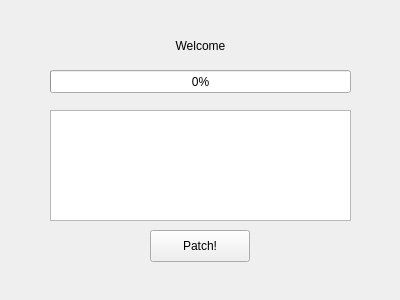
<?xml version="1.0" encoding="UTF-8"?>
<ui version="4.0">
 <class>MainWindow</class>
 <widget class="QMainWindow" name="MainWindow">
  <property name="geometry">
   <rect>
    <x>0</x>
    <y>0</y>
    <width>400</width>
    <height>300</height>
   </rect>
  </property>
  <property name="font">
   <font>
    <family>Arial</family>
   </font>
  </property>
  <property name="windowTitle">
   <string>Uninstall Tool Patcher</string>
  </property>
  <property name="locale">
   <locale language="English" country="UnitedStates"/>
  </property>
  <widget class="QWidget" name="centralwidget">
   <widget class="QLabel" name="label">
    <property name="geometry">
     <rect>
      <x>160</x>
      <y>30</y>
      <width>81</width>
      <height>31</height>
     </rect>
    </property>
    <property name="font">
     <font>
      <family>Arial</family>
     </font>
    </property>
    <property name="locale">
     <locale language="English" country="UnitedStates"/>
    </property>
    <property name="text">
     <string>Welcome</string>
    </property>
    <property name="alignment">
     <set>Qt::AlignCenter</set>
    </property>
   </widget>
   <widget class="QProgressBar" name="progressBar">
    <property name="geometry">
     <rect>
      <x>50</x>
      <y>70</y>
      <width>301</width>
      <height>23</height>
     </rect>
    </property>
    <property name="value">
     <number>0</number>
    </property>
   </widget>
   <widget class="QPushButton" name="pushButton">
    <property name="geometry">
     <rect>
      <x>150</x>
      <y>230</y>
      <width>100</width>
      <height>32</height>
     </rect>
    </property>
    <property name="text">
     <string>Patch!</string>
    </property>
   </widget>
   <widget class="QTextEdit" name="textEdit">
    <property name="geometry">
     <rect>
      <x>50</x>
      <y>110</y>
      <width>301</width>
      <height>111</height>
     </rect>
    </property>
    <property name="readOnly">
     <bool>true</bool>
    </property>
   </widget>
  </widget>
 </widget>
 <resources/>
 <connections/>
</ui>
